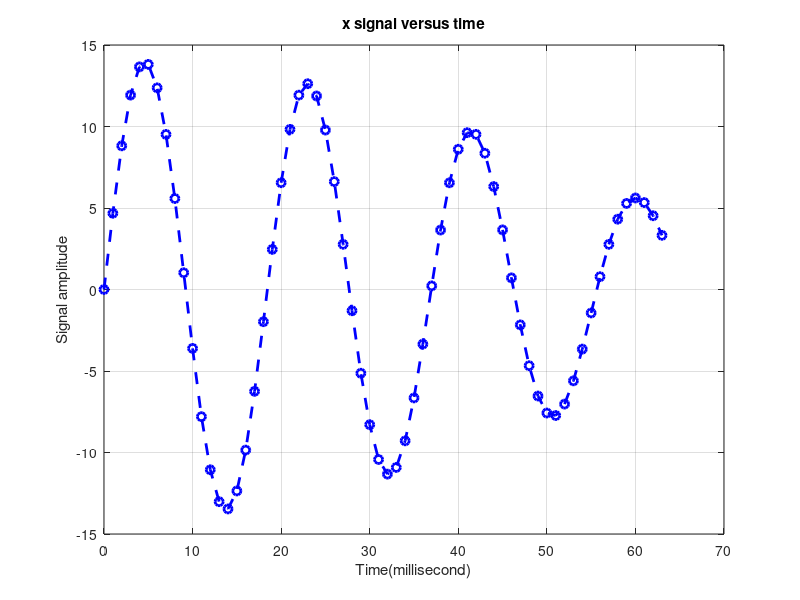

Source code (MATLAB): (Note: this script raises an error after producing the figure.)

%% DFT Leakage Minimization (filtering) using Hamming window function
clc;
clear;
close all;
Fs = 64000;                   % Sampling frequency (64KHz)
Ts = 1/Fs;                     % seconds
N = 64;                         %Number of DFT Points     
a = 8;
Fc_1 = 3300;
b = 6;
Fc_2 = 3700;

n = 0:N-1;
x= a*sin(2*pi*Fc_1*n*Ts) + b*sin(2*pi*Fc_2*n*Ts);     
% Plot first N discrete values of signal x:
figure(1);
plot(n,x,'b--o','LineWidth',2);
grid on;
xlabel('Time(millisecond)');
ylabel('Signal amplitude')
title('x signal versus time');

%% DFT of x_comb (using exponential equation):

[X_exp,~,~] = dft(x, N);

%% Filtering using Window Function
w_Ham = 0.54 - 0.46*cos(2*pi*(n/(N-1)));      %Define Hamming window function
w_Han = 0.50 - 0.50*cos(2*pi*(n/(N-1)));      %Define Hamming window function
w_B = 0.42 - 0.5*cos(2*pi*(n/(N-1))) + 0.08*cos(4*pi*(n/(N-1)));     %Define Blackman window function
figure(2)
stem(n,w_Ham,'k','LineWidth',2)
grid on
title('Hamming Window')
xlabel('n')
ylabel('w')

figure(3)
stem(n,w_Han,'k','LineWidth',2);
grid on;
title('Hanning Window');
xlabel('n');
ylabel('w')

figure(4)
stem(n,w_B,'k','LineWidth',2);
grid on;
title('Blackman Window');
xlabel('n');
ylabel('w')


%% Multiplication of Window function and signal x:
x_Ham = x.*w_Ham;               
x_Han = x.*w_Han;               
x_B = x.*w_B;               
figure(5)
stem(n,x_Ham,'m','LineWidth',2);
grid on;
title('Multiplication of Hamming Window and Signal X');
xlabel('Time');
ylabel('Amplitude')

figure(6)
stem(n,x_Han,'m','LineWidth',2);
grid on;
title('Multiplication of Hanning Window and Signal X');
xlabel('Time');
ylabel('Amplitude')

figure(7)
stem(n,x_B,'m','LineWidth',2);
grid on;
title('Multiplication of Blackman Window and Signal X');
xlabel('Time');
ylabel('Amplitude')

%% DFT of signal x with window
[X_dft_Ham,~,~] = dft(x_Ham, N);     
[X_dft_Han,~,~] = dft(x_Han, N);     
[X_dft_B,~,~] = dft(x_B, N);

figure(8); 
stem(n,X_exp,'r','LineWidth',2)
grid on;
title('Magnitude of DFT of signal x')
xlabel('Frequency(KHz)')
ylabel('Magnitude')

figure(9); 
stem(n,X_dft_Ham,'LineWidth',2);
grid on;
title('Magnitude of DFT of X after using Hamming Window')
xlabel('Frequency(KHz)')
ylabel('Magnitude')

figure(10); 
stem(n,X_dft_Han,'LineWidth',2);
grid on;
title('Magnitude of DFT of X after using Hanning Window')
xlabel('Frequency(KHz)')
ylabel('Magnitude')

figure(11); 
stem(n,X_dft_B,'LineWidth',2);
grid on;
title('Magnitude of DFT of X after using Blackman Window')
xlabel('Frequency(KHz)')
ylabel('Magnitude')



